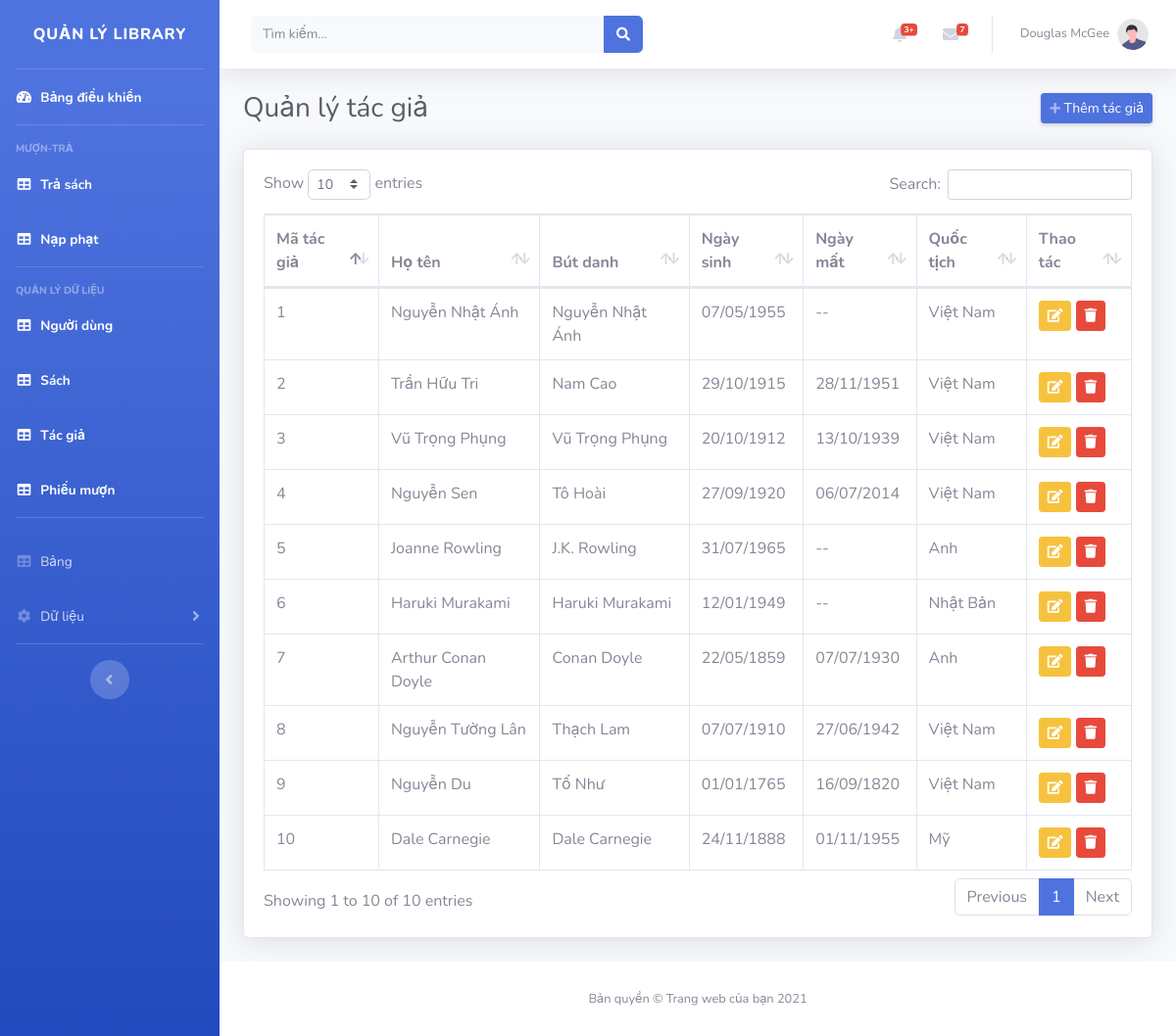
/admin/tacgia.php, run on the app's committed database.
### tables this page shows
CREATE TABLE `tac_gia` (
  `ma_tac_gia` INT NOT NULL AUTO_INCREMENT,
  `ho_ten` VARCHAR(255) NOT NULL,
  `but_danh` VARCHAR(255) DEFAULT NULL,
  `ngay_sinh` DATE DEFAULT NULL,
  `ngay_mat` DATE DEFAULT NULL,
  `quoc_tich` VARCHAR(100) DEFAULT NULL,
  `avatar_url` VARCHAR(255) DEFAULT NULL,
  `tieu_su` TEXT,
  `ghi_chu` TEXT,
  `ngay_tao` TIMESTAMP DEFAULT CURRENT_TIMESTAMP,
  `ngay_cap_nhat` TIMESTAMP DEFAULT CURRENT_TIMESTAMP ON UPDATE CURRENT_TIMESTAMP,

  PRIMARY KEY (`ma_tac_gia`)
);

### admin/app/view/tacgia.php (called while the page is built)
<?php include __DIR__ . '/table_manager/table_tacgia.php'; ?>

### admin/app/controller/xulytacgia.php (called while the page is built, shortened)
<?php
$keyword = trim($_GET['keyword'] ?? '');
require __DIR__ . '/control_danhsach_tacgia.php';
?>

### admin/app/model/model_getall_tacgia.php (called while the page is built, shortened)
<?php
function tg_get_all($conn, $keyword = '')
{
    return mysqli_query($conn, "SELECT * FROM tac_gia ORDER BY ma_tac_gia DESC");
}
?>

### admin/app/controller/control_danhsach_tacgia.php (called while the page is built)
<?php
$result = tg_get_all($conn, $keyword);
?>

### admin/app/view/table_manager/table_tacgia.php (the view, shortened to what this page needs)
<div class="container-fluid">
    <div class="d-sm-flex align-items-center justify-content-between mb-4">
        <h1 class="h3 mb-0 text-gray-800">Quản lý tác giả</h1>
        <button class="d-none d-sm-inline-block btn btn-sm btn-primary shadow-sm" data-toggle="modal" data-target="#addAuthorModal">
            <i class="fas fa-plus fa-sm text-white-50"></i> Thêm tác giả
        </button>
    </div>
    <div class="card shadow mb-4">
        <div class="card-body">
            <div class="table-responsive">
                <table class="table table-bordered" id="dataTable" width="100%" cellspacing="0">
                    <thead>
                        <tr>
                            <th>Mã tác giả</th>
                            <th>Họ tên</th>
                            <th>Bút danh</th>
                            <th>Ngày sinh</th>
                            <th>Ngày mất</th>
                            <th>Quốc tịch</th>
                            <th>Thao tác</th>
                        </tr>
                    </thead>
                    <tbody>
                        <?php if ($result && mysqli_num_rows($result) > 0): ?>
                            <?php while ($tacgia = mysqli_fetch_assoc($result)): ?>
                                <tr>
                                    <td><?php echo (int)$tacgia['ma_tac_gia']; ?></td>
                                    <td><?php echo htmlspecialchars($tacgia['ho_ten']); ?></td>
                                    <td><?php echo htmlspecialchars($tacgia['but_danh']); ?></td>
                                    <td><?php echo !empty($tacgia['ngay_sinh']) ? date('d/m/Y', strtotime($tacgia['ngay_sinh'])) : '--'; ?></td>
                                    <td><?php echo !empty($tacgia['ngay_mat']) ? date('d/m/Y', strtotime($tacgia['ngay_mat'])) : '--'; ?></td>
                                    <td><?php echo htmlspecialchars($tacgia['quoc_tich']); ?></td>
                                    <td class="text-nowrap">
                                        <button class="btn btn-warning btn-sm" data-toggle="modal" data-target="#editAuthorModal-<?php echo (int)$tacgia['ma_tac_gia']; ?>">
                                            <i class="fas fa-edit"></i>
                                        </button>
                                        <a href="tacgia.php?delete_id=<?php echo (int)$tacgia['ma_tac_gia']; ?>" class="btn btn-danger btn-sm" onclick="return confirm('Bạn có chắc muốn xóa tác giả này?');">
                                            <i class="fas fa-trash"></i>
                                        </a>
                                    </td>
                                </tr>
                            <?php endwhile; ?>
                        <?php else: ?>
                            <tr>
                                <td colspan="7" class="text-center">Không có tác giả nào.</td>
                            </tr>
                        <?php endif; ?>
                    </tbody>
                </table>
            </div>
        </div>
    </div>
</div>

### data on the page
tac_gia: ma_tac_gia "10", ho_ten "Dale Carnegie", but_danh "Dale Carnegie", ngay_sinh "24/11/1888", ngay_mat "01/11/1955", quoc_tich "Mỹ"
tac_gia: ma_tac_gia "9", ho_ten "Nguyễn Du", but_danh "Tố Như", ngay_sinh "01/01/1765", ngay_mat "16/09/1820", quoc_tich "Việt Nam"
tac_gia: ma_tac_gia "8", ho_ten "Nguyễn Tường Lân", but_danh "Thạch Lam", ngay_sinh "07/07/1910", ngay_mat "27/06/1942", quoc_tich "Việt Nam"
tac_gia: ma_tac_gia "7", ho_ten "Arthur Conan Doyle", but_danh "Conan Doyle", ngay_sinh "22/05/1859", ngay_mat "07/07/1930", quoc_tich "Anh"
tac_gia: ma_tac_gia "6", ho_ten "Haruki Murakami", but_danh "Haruki Murakami", ngay_sinh "12/01/1949", quoc_tich "Nhật Bản"
tac_gia: ma_tac_gia "5", ho_ten "Joanne Rowling", but_danh "J.K. Rowling", ngay_sinh "31/07/1965", quoc_tich "Anh"
tac_gia: ma_tac_gia "4", ho_ten "Nguyễn Sen", but_danh "Tô Hoài", ngay_sinh "27/09/1920", ngay_mat "06/07/2014", quoc_tich "Việt Nam"
tac_gia: ma_tac_gia "3", ho_ten "Vũ Trọng Phụng", but_danh "Vũ Trọng Phụng", ngay_sinh "20/10/1912", ngay_mat "13/10/1939", quoc_tich "Việt Nam"
tac_gia: ma_tac_gia "2", ho_ten "Trần Hữu Tri", but_danh "Nam Cao", ngay_sinh "29/10/1915", ngay_mat "28/11/1951", quoc_tich "Việt Nam"
tac_gia: ma_tac_gia "1", ho_ten "Nguyễn Nhật Ánh", but_danh "Nguyễn Nhật Ánh", ngay_sinh "07/05/1955", quoc_tich "Việt Nam"
